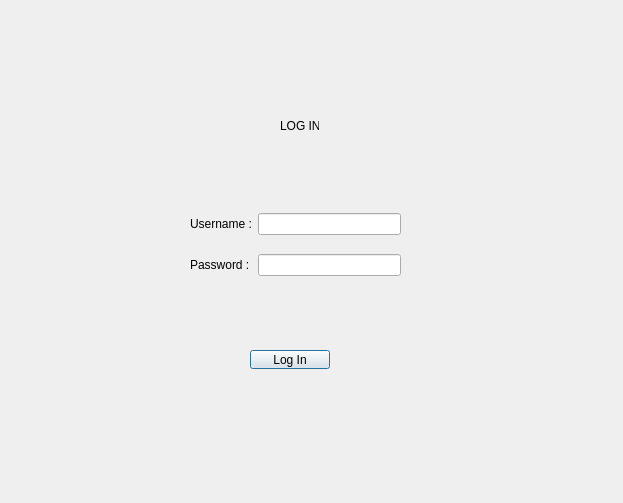
<?xml version="1.0" encoding="UTF-8"?>
<ui version="4.0">
 <class>login</class>
 <widget class="QDialog" name="login">
  <property name="geometry">
   <rect>
    <x>0</x>
    <y>0</y>
    <width>623</width>
    <height>503</height>
   </rect>
  </property>
  <property name="windowTitle">
   <string>Dialog</string>
  </property>
  <widget class="QWidget" name="layoutWidget">
   <property name="geometry">
    <rect>
     <x>190</x>
     <y>200</y>
     <width>211</width>
     <height>91</height>
    </rect>
   </property>
   <layout class="QGridLayout" name="gridLayout">
    <item row="0" column="0">
     <widget class="QLabel" name="label">
      <property name="text">
       <string>Username :</string>
      </property>
     </widget>
    </item>
    <item row="0" column="1">
     <widget class="QLineEdit" name="username"/>
    </item>
    <item row="1" column="0">
     <widget class="QLabel" name="label_2">
      <property name="text">
       <string>Password :</string>
      </property>
     </widget>
    </item>
    <item row="1" column="1">
     <widget class="QLineEdit" name="password"/>
    </item>
   </layout>
  </widget>
  <widget class="QPushButton" name="pushButton">
   <property name="geometry">
    <rect>
     <x>250</x>
     <y>350</y>
     <width>80</width>
     <height>19</height>
    </rect>
   </property>
   <property name="text">
    <string>Log In</string>
   </property>
  </widget>
  <widget class="QLabel" name="label_3">
   <property name="geometry">
    <rect>
     <x>280</x>
     <y>120</y>
     <width>39</width>
     <height>11</height>
    </rect>
   </property>
   <property name="text">
    <string>LOG IN</string>
   </property>
  </widget>
 </widget>
 <resources/>
 <connections/>
</ui>
